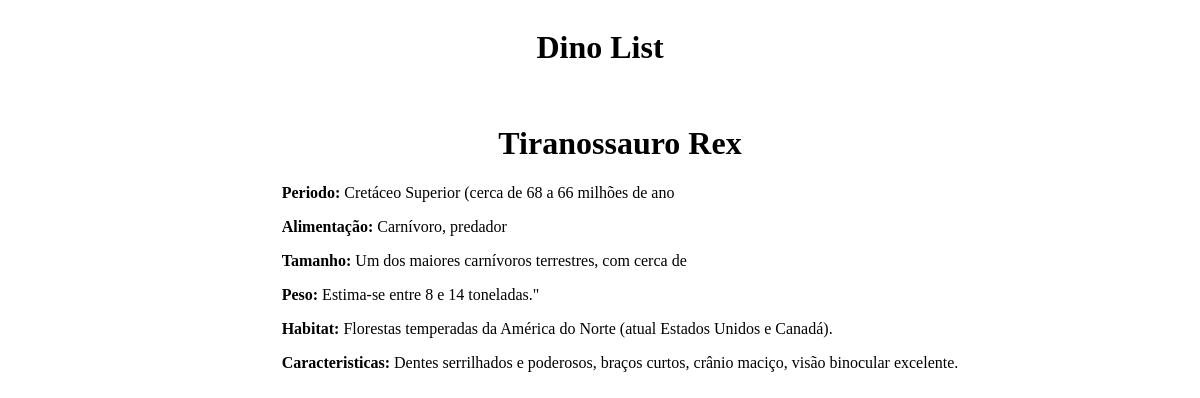
Page /dinos/ on the committed database.
### dinosaurs/models.py (models this page shows)
class Dino(models.Model):
    name = models.CharField(max_length=200)
    period = models.CharField(max_length=50)
    diet = models.CharField(max_length=20)
    size = models.CharField(max_length=50)
    weight = models.CharField(max_length=50)
    habitat = models.CharField(max_length=200)
    characteristics = models.TextField()

### dinosaurs/views.py (the view)
# urls.py: path("dinos/", views.dinos, name="dinos")
def dinos(request):
  dinos = Dino.objects.all()
  return render(request,"dinos.html",{"dinos": dinos})

### dinosaurs/templates/dinos.html (shortened to what this page needs)
{% extends "base.html" %}
{% load static %}
{% block content %}
<div class="container">
<h1>Dino List</h1>
<div class="list">
  <ul>
    {% for dino in dinos %}
    <li>
      <div >
        <h1>{{ dino.name }}</h1>
        <div>
          <p><strong>Periodo:</strong> {{ dino.period }} </p>
          <p><strong>Alimentação: </strong>{{ dino.diet }} </p>
          <p><strong>Tamanho: </strong>{{ dino.size }} </p>
          <p><strong>Peso:</strong> {{ dino.weight }} </p>
          <p><strong>Habitat:</strong> {{ dino.habitat }} </p>
          <p><strong>Caracteristicas:</strong> {{ dino.characteristics }} </p>
        </div>
      </div>
    </li>
    {% endfor %}
  </ul>
</div>
</div>
{% endblock %}

### dinosaurs/templates/base.html (shortened to what this page needs)
{% load static %}
<html>
  <head>
    <link href="{% static 'css/styles.css' %}" rel="stylesheet">
  </head>
  <body>
    {% block content %}
    {% endblock %}
  </body>
</html>

### static/css/styles.css (style rules this page uses)
li { list-style: none; }
.container { display: flex; justify-content: center; flex-direction: column; }
.container h1 { text-align: center; }
.list { display: flex; justify-content: center; }

### rows in the picture
Dino: name "Tiranossauro Rex", period "Cretáceo Superior (cerca de 68 a 66 milhões de ano", diet "Carnívoro, predador", size "Um dos maiores carnívoros terrestres, com cerca de", weight "Estima-se entre 8 e 14 toneladas.\"", habitat "Florestas temperadas da América do Norte (atual Estados Unidos e Canadá).", characteristics "Dentes serrilhados e poderosos, braços curtos, crânio maciço, visão binocular excelente."
